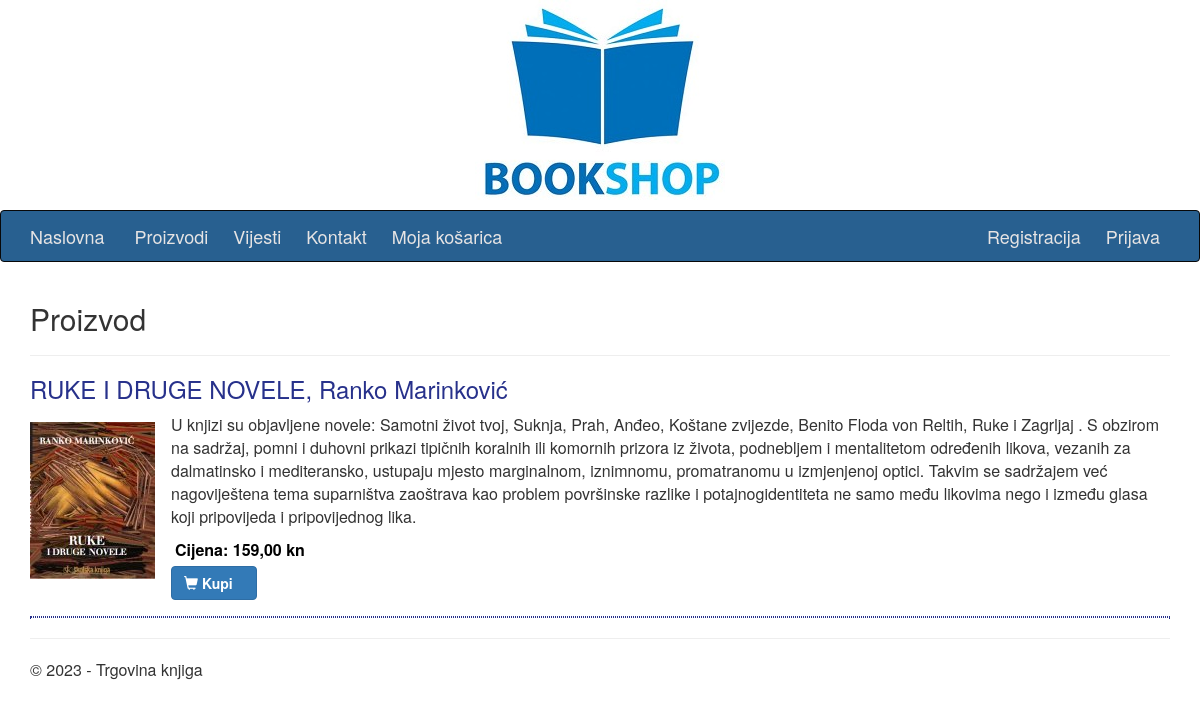
Screenshot of /index.php?pg=2&act=2&id=1 with the database file from the repository.
### tables this page shows
CREATE TABLE products (
  id int NOT NULL AUTO_INCREMENT,
  title varchar(255) NOT NULL,
  price numeric(10,2) not null,
  description text NOT NULL,
  img varchar(255),
  active enum('Y','N') NOT NULL,
  creator_id int,
  created_at DATETIME NOT NULL DEFAULT CURRENT_TIMESTAMP,
  updated_at DATETIME NOT NULL DEFAULT CURRENT_TIMESTAMP ON UPDATE CURRENT_TIMESTAMP,
  
  FOREIGN KEY (creator_id)
  REFERENCES users(id)
  ON DELETE SET NULL,
  
  PRIMARY KEY (id)
);

### proizvodi.php (the view, shortened to what this page needs)
<?php
$act = 1;
if(isset($_GET['act'])) { $act = $_GET['act']; }
$h2title = $title;
$divclass = "proizvodi";
if ($act == 2)
{
	$h2title = "Proizvod";
	$divclass = "";
}
?>
<h2><?php print $h2title ?></h2>
<hr />
<div class="<?php print $divclass ?>">
<?php
if ($act == 1)
{
$query  = "SELECT * FROM products";
$query .= " WHERE active='Y'";
$query .= " ORDER BY created_at DESC";
$result = @mysqli_query($MySQL, $query);
while($row = @mysqli_fetch_array($result)) {
$product_id = $row['id'];
$product_img = $row['img'];
$product_title = $row['title'];
$product_url = "index.php?pg={$pg}&act=2&id={$product_id}";
$product_price = number_format($row['price'], 2, ',', ' ');
?>
	<div class="pr">
		<div class="prin">
			<div class="thumb">
				<a href="<?php print $product_url ?>"><img src="proizvodi/<?php print $product_img ?>" alt="" title=""></a>
			</div>
			<div class="title"><a href="<?php print $product_url ?>"><?php print $product_title ?></a></div>
			<div class="price"><?php print $product_price ?> kn</div>
			<div class="basket"><a href="index.php?pg=10&act=2&id=<?php print $product_id ?>" class="btn btn-primary btn-block"><span class="glyphicon glyphicon-shopping-cart"></span> Kupi</a></div>
		</div>
	</div>
<?php
}
}
else
{
$id = 1;
if(isset($_GET['id']) && is_numeric($_GET['id'])) { $id = $_GET['id']; }
$query  = "SELECT * FROM products";
$query .= " WHERE active='Y' and id=" . $id;
$result = @mysqli_query($MySQL, $query);
$row = @mysqli_fetch_array($result);
$rowcount = mysqli_num_rows($result);
if ($rowcount > 0)
{
$product_id = $row['id'];
$product_img = $row['img'];
$product_title = $row['title'];
$product_description = $row['description'];
$product_price = number_format($row['price'], 2, ',', ' ');
?>
	<div class="proizvodvise">
		<h2><?php print $product_title ?></h2>
		<div class="img">
			<img src="proizvodi/<?php print $product_img ?>" alt="" title="">
		</div>
		<div class="txt">
			<p>
			<?php print $product_description ?>
			</p>
			<div class="price">Cijena: <?php print $product_price ?> kn</div>
			<div class="basket"><a href="index.php?pg=10&act=2&id=<?php print $product_id ?>" class="btn btn-primary"><span class="glyphicon glyphicon-shopping-cart"></span> Kupi&nbsp;&nbsp;&nbsp;</a></div>
		</div>
		<hr>
	</div>
<?php
}
}
?>
</div>

### css/Site.css (style rules this page uses)
.proizvodvise .basket { margin: 5px 0px; }
.basket .btn { font-weight: bold; }
.proizvodvise div.img { float: left; padding: 0.5em 0; margin: 0 1em 0 0; }
.proizvodvise div img { width: 100%; }
.proizvodvise h2 { margin: 0.5em 0; font-size: 1.5em; color: #27318b; }
.proizvodvise hr { margin: 1em 0; border: 1px dotted #27318b; clear: both; }
.proizvodvise .price { color: #000000; text-align: left; font-size: 16px; line-height: 1.1; font-weight: 700; padding: 0 4px 0; display: inline-block; }

### rows the page displays
products: title "RUKE I DRUGE NOVELE, Ranko Marinković", img (picture), description "U knjizi su objavljene novele: Samotni život tvoj, Suknja, Prah, Anđeo, Koštane zvijezde, Benito Floda von Reltih, Ruke i Zagrljaj . S obzirom na sadržaj, pomni i duhovni prikazi tipičnih koralnih ili komornih prizora iz života, podnebljem i mentalitetom određenih likova, vezanih za dalmatinsko i mediteransko, ustupaju mjesto marginalnom, iznimnomu, promatranomu u izmjenjenoj optici. Takvim se sadržajem već nagoviještena tema suparništva zaoštrava kao problem površinske razlike i potajnogidentiteta ne samo među likovima nego i između glasa koji pripovijeda i pripovijednog lika.", price "159,00"

### other values shown
$h2title "Proizvod"
